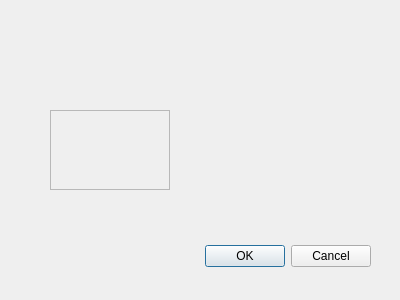
<?xml version="1.0" encoding="UTF-8"?>
<ui version="4.0">
 <class>About</class>
 <widget class="QDialog" name="About">
  <property name="geometry">
   <rect>
    <x>0</x>
    <y>0</y>
    <width>400</width>
    <height>300</height>
   </rect>
  </property>
  <property name="windowTitle">
   <string>Dialog</string>
  </property>
  <widget class="QDialogButtonBox" name="buttonBox">
   <property name="geometry">
    <rect>
     <x>30</x>
     <y>240</y>
     <width>341</width>
     <height>32</height>
    </rect>
   </property>
   <property name="orientation">
    <enum>Qt::Horizontal</enum>
   </property>
   <property name="standardButtons">
    <set>QDialogButtonBox::Cancel|QDialogButtonBox::Ok</set>
   </property>
  </widget>
  <widget class="QScrollArea" name="scrollArea">
   <property name="geometry">
    <rect>
     <x>50</x>
     <y>110</y>
     <width>120</width>
     <height>80</height>
    </rect>
   </property>
   <property name="widgetResizable">
    <bool>true</bool>
   </property>
   <widget class="QWidget" name="scrollAreaWidgetContents">
    <property name="geometry">
     <rect>
      <x>0</x>
      <y>0</y>
      <width>118</width>
      <height>78</height>
     </rect>
    </property>
   </widget>
  </widget>
 </widget>
 <resources/>
 <connections>
  <connection>
   <sender>buttonBox</sender>
   <signal>accepted()</signal>
   <receiver>About</receiver>
   <slot>accept()</slot>
   <hints>
    <hint type="sourcelabel">
     <x>248</x>
     <y>254</y>
    </hint>
    <hint type="destinationlabel">
     <x>157</x>
     <y>274</y>
    </hint>
   </hints>
  </connection>
  <connection>
   <sender>buttonBox</sender>
   <signal>rejected()</signal>
   <receiver>About</receiver>
   <slot>reject()</slot>
   <hints>
    <hint type="sourcelabel">
     <x>316</x>
     <y>260</y>
    </hint>
    <hint type="destinationlabel">
     <x>286</x>
     <y>274</y>
    </hint>
   </hints>
  </connection>
 </connections>
</ui>
